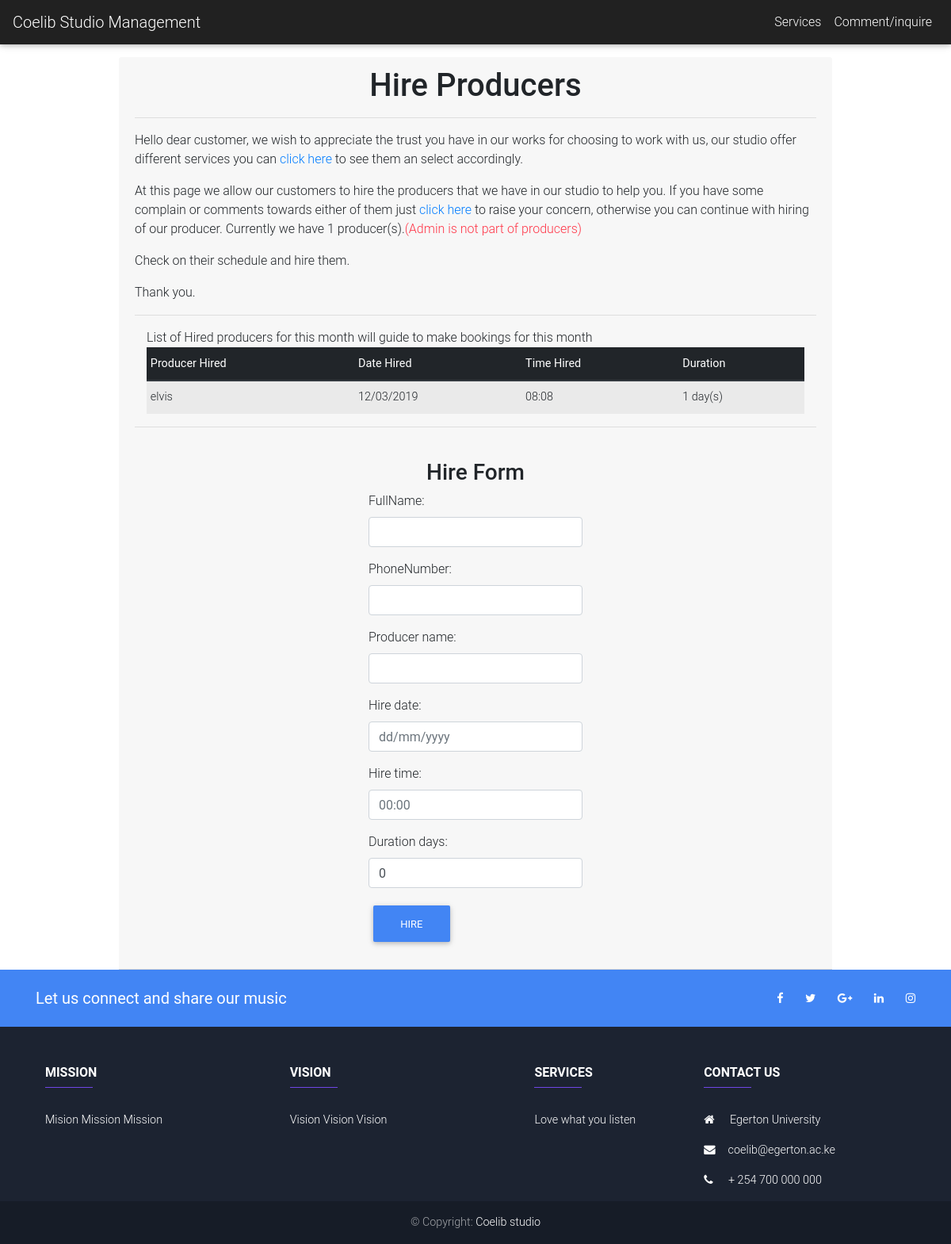
Page /services/hire_producer/ on the committed database.
### services/models.py (models this page shows)
class HireProducer(models.Model):
    fullName = models.CharField(max_length=100)
    phoneNumber = models.CharField(max_length=13)
    producer_name= models.CharField(max_length=100)
    hire_date = models.CharField(max_length=100)
    hire_time = models.CharField(max_length=100)
    duration_days = models.IntegerField(default=0)

### services/views.py (the view)
# urls.py: path('hire_producer/', views.hire_producers, name='hire_producers')
def hire_producers(request):
    Users = User.objects.all()
    number_of_producers = (User.objects.all().count())-1
    print(number_of_producers)
    print(Users)
    producers_schedule = HireProducer.objects.all()
    print(producers_schedule)
    form = HireProducerForm(request.POST or None)
    if form.is_valid():
        form.save()
        form = HireProducerForm()
    context = {'form':form,'Users':Users,'producers_schedule':producers_schedule, 'count':number_of_producers}
    return render(request, 'services/hire_producers.html', context)

### services/forms.py
class HireProducerForm(forms.ModelForm):
    class Meta:
        model = HireProducer
        fields = ['fullName','phoneNumber','producer_name','hire_date','hire_time','duration_days',]
    def __init__(self, *args, **kwargs):
        super(HireProducerForm, self).__init__(*args, **kwargs)
        self.fields['fullName'].widget.attrs['class'] = 'form-control'
        self.fields['phoneNumber'].widget.attrs['class'] = 'form-control'
        self.fields['producer_name'].widget.attrs['class'] = 'form-control'
        self.fields['hire_date'].widget.attrs['class'] = 'form-control'
        self.fields['hire_date'].widget.attrs['placeholder'] = 'dd/mm/yyyy'
        self.fields['hire_time'].widget.attrs['class'] = 'form-control'
        self.fields['hire_time'].widget.attrs['placeholder'] = '00:00'
        self.fields['duration_days'].widget.attrs['class'] = 'form-control'

### services/templates/services/hire_producers.html (shortened to what this page needs)
{% extends 'services/base.html' %}
{% block content %}
<div class="container-fluid">
   <div class="row">
       <div class="container col-md-9 card-header">
           <h1 class="h1 text-center">Hire Producers</h1>
           <hr>
            <p class="text-sm-left">Hello dear customer, we wish to appreciate the trust you have in our works for choosing to work with us, our studio offer different services you can
                <a href="{% url 'services' %}"> click here </a> to see them  an select accordingly.</p><p class="text-sm-left">At this page we allow our customers to hire the producers that we have
                in our studio to help you. If you have some complain or comments towards either of them just <a href=""> click here </a> to raise your concern, otherwise
           you can continue with hiring of our producer. Currently we have {{ count }} producer(s).<span class="text-danger">(Admin is not part of producers)</span></p><p class="text-sm-left">Check on their schedule and hire them.</p> <p class="text-sm-left">Thank you.
            </p>
           <hr>
            <div class="container">
              List of Hired producers for this month will guide to make bookings for this month
            </div>
            {% if producers_schedule %}
            <div class="container">
            <table class="table table-hover table-striped table-sm">
                      <thead class="thead-dark">
                        <tr>
                          <th>Producer Hired</th>
                          <th>Date Hired</th>
                          <th>Time Hired</th>
                          <th>Duration</th>
                          </tr>
                      </thead>
                        <tbody>
                {% for producer in producers_schedule %}
                <tr>
                  <td>{{producer.producer_name}}</td>
                  <td>{{ producer.hire_date }}</td>
                  <td>{{ producer.hire_time }}</td>
                  <td>{{producer.duration_days}} day(s)</td>
                </tr>
                {% endfor %}
                      </tbody>
                    </table>
                </div>
                {% else %}
                <div class="containr">
                  <p>Just Book on any day that you wish</p>
                </div>
            {% endif %}
           <hr>
           <br>
         <h1 class="h3 text-center">Hire Form</h1>
         <div class="container">
            <form method="POST">
                 <div class="form-row">
                          <div class="form-group col-md-4 offset-4">
                             {{ form.as_p}}
                               <button type="submit" class="btn btn-primary ml-7" onclick="showAlert()">Hire</button>
                          </div>
                    </div>
                </form>
     </div>
   </div>
 </div>
 </div>
 {% endblock %}

### newusers/static/css/style.css (style rules this page uses)
* { padding: 0; margin: 0; }

### rows in the picture
HireProducer: producer_name "elvis", hire_date "12/03/2019", hire_time "08:08", duration_days "1"

### other values in the picture
{{ count }} "1"
